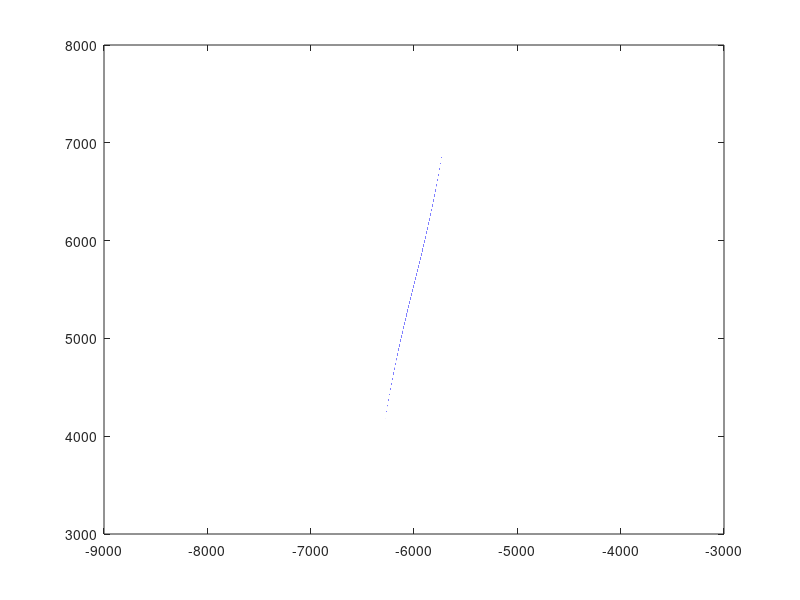

The MATLAB script that drew this image:
clear
close all

load Points.dat

x = Points(:, 1);
y = Points(:, 2);
n = length(x); % Anzahl der Punkte

% Berechne hier die Stuetzstellen t_k(1),t_k(2),...,t_k(n)
t_k = zeros(n,1);
t_k(1) = 0;
for i = 2:n
    t_k(i) = t_k(i-1) + sqrt((x(i)-x(i-1)).^2+(y(i)-y(i-1)).^2);
end

% Bestimme hier die Werte t
t = (t_k(1):0.01:t_k(n))';

% Bestimme die Splines s_x und s_y
s_x = spline(t_k,x,t);
s_y = spline(t_k,y,t);

% Zeichne hier die Kurve
plot(s_x, s_y)
